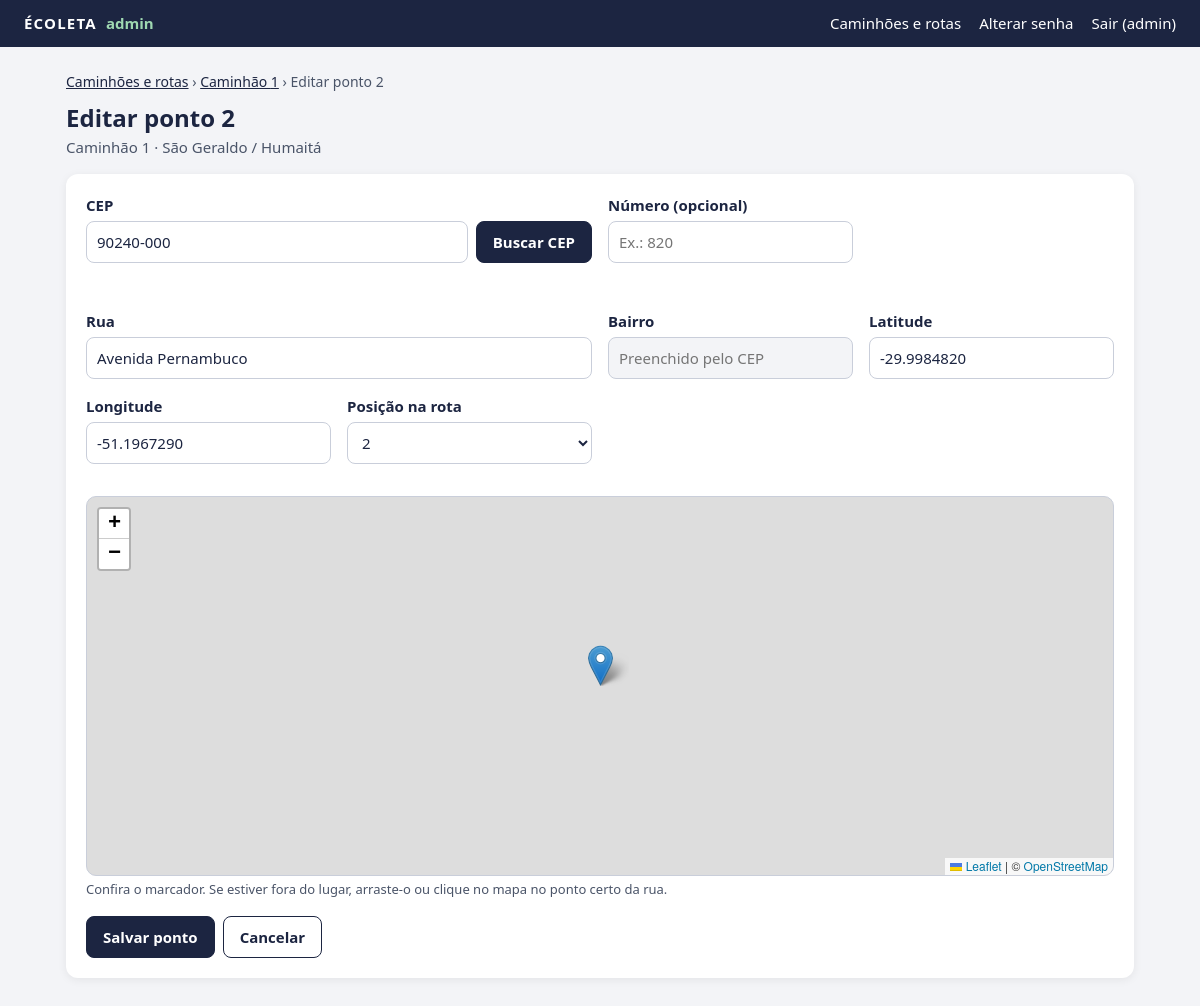
The page /admin/ponto.php?rota=1&id=43 (signed in) on the database its author committed.
### tables this page shows
CREATE TABLE `rota_pontos` (
  `id` int NOT NULL,
  `rota_id` int NOT NULL,
  `ordem` smallint NOT NULL,
  `rua` varchar(200) NOT NULL,
  `numero` varchar(10) DEFAULT NULL,
  `cep` char(8) DEFAULT NULL,
  `latitude` decimal(10,7) DEFAULT NULL,
  `longitude` decimal(10,7) DEFAULT NULL
);

CREATE TABLE `rotas` (
  `id` int NOT NULL,
  `descricao` varchar(150) NOT NULL,
  `tipo` varchar(50) NOT NULL,
  `horario_inicio` time NOT NULL,
  `horario_fim` time NOT NULL,
  `cidade` varchar(120) NOT NULL DEFAULT 'Porto Alegre',
  `uf` char(2) NOT NULL DEFAULT 'RS'
);

### admin/inc/RotasAdmin.php (called while the page is built, shortened)
<?php
class RotasAdmin
{
    private PDO $db;
    public function __construct(PDO $db)
    {
        $this->db = $db;
    }
    public function buscar(int $id): ?array
    {
        $stmt = $this->db->prepare('SELECT * FROM rotas WHERE id = :id');
        $stmt->execute([':id' => $id]);
        $rota = $stmt->fetch(PDO::FETCH_ASSOC);
        $stmt = $this->db->prepare('SELECT bairro FROM rota_bairros WHERE rota_id = :id ORDER BY bairro');
        $stmt->execute([':id' => $id]);
        $rota['bairros'] = $stmt->fetchAll(PDO::FETCH_COLUMN);
        return $rota;
    }
    public function pontos(int $rotaId): array
    {
        $stmt = $this->db->prepare('SELECT * FROM rota_pontos WHERE rota_id = :id ORDER BY ordem');
        $stmt->execute([':id' => $rotaId]);
        return $stmt->fetchAll(PDO::FETCH_ASSOC);
    }
    public function ponto(int $rotaId, int $id): ?array
    {
        $stmt = $this->db->prepare('SELECT * FROM rota_pontos WHERE rota_id = :rota AND id = :id');
        $stmt->execute([':rota' => $rotaId, ':id' => $id]);
        return $stmt->fetch(PDO::FETCH_ASSOC) ?: null;
    }
}

### admin/inc/bootstrap.php (called while the page is built, shortened)
<?php
require_once __DIR__ . '/../../api/classes/Endereco.php';
function db(): PDO
{
    static $pdo = null;
    return $pdo ??= (new Database())->conectar();
}
function h(?string $texto): string
{
    return htmlspecialchars((string) $texto, ENT_QUOTES | ENT_SUBSTITUTE, 'UTF-8');
}

### api/classes/Endereco.php (called while the page is built, shortened)
<?php
class Endereco
{
    public static function somenteDigitos(string $cep): string
    {
        return preg_replace('/\D/', '', $cep);
    }
    public static function formatarCep(string $cep): string
    {
        $digitos = self::somenteDigitos($cep);
        return strlen($digitos) === 8
            ? substr($digitos, 0, 5) . "-" . substr($digitos, 5)
            : $cep;
    }
}

### admin/ponto.php (the view, shortened to what this page needs)
<?php
require_once __DIR__ . '/inc/bootstrap.php';
require_once __DIR__ . '/inc/layout.php';
require_once __DIR__ . '/inc/RotasAdmin.php';
$rotas = new RotasAdmin(db());
$rotaId = (int) ($_GET['rota'] ?? 0);
$rota = $rotas->buscar($rotaId);
$id = isset($_GET['id']) ? (int) $_GET['id'] : null;
$ponto = $id === null ? null : $rotas->ponto($rotaId, $id);
$total = count($rotas->pontos($rotaId));
$form = [
    'cep' => $ponto && $ponto['cep'] ? Endereco::formatarCep($ponto['cep']) : '',
    'rua' => $ponto['rua'] ?? '',
    'numero' => $ponto['numero'] ?? '',
    'latitude' => $ponto['latitude'] ?? '',
    'longitude' => $ponto['longitude'] ?? '',
    'ordem' => $ponto ? (int) $ponto['ordem'] : $total + 1,
];
$titulo = $ponto ? "Editar ponto {$ponto['ordem']}" : 'Adicionar ponto';
$posicoes = $ponto ? $total : $total + 1;
?>
<p class="trilha">
  <a href="caminhoes.php">Caminhões e rotas</a> ›
  <a href="caminhao.php?id=<?= (int) $rotaId ?>">Caminhão <?= (int) $rotaId ?></a> › <?= h($titulo) ?>
</p>
<h1><?= h($titulo) ?> <small>Caminhão <?= (int) $rotaId ?> · <?= h($rota['descricao']) ?></small></h1>
<section class="cartao">
  <form method="post" class="formulario grade" id="form-ponto" data-cidade="<?= h($rota['cidade']) ?>" data-uf="<?= h($rota['uf']) ?>">
    <div class="largura-2 campo-cep">
      <label for="cep">CEP</label>
      <div class="linha-busca">
        <input id="cep" name="cep" inputmode="numeric" maxlength="9" placeholder="00000-000" value="<?= h($form['cep']) ?>" autocomplete="off" autofocus>
        <button type="button" class="botao" id="buscar-cep">Buscar CEP</button>
      </div>
    </div>
    <div>
      <label for="numero">Número (opcional)</label>
      <input id="numero" name="numero" maxlength="10" value="<?= h($form['numero']) ?>" placeholder="Ex.: 820">
    </div>
    <p class="status-busca largura-total" id="status-busca" role="status" aria-live="polite"></p>
    <div class="largura-2">
      <label for="rua">Rua</label>
      <input id="rua" name="rua" maxlength="200" value="<?= h($form['rua']) ?>" required>
    </div>
    <div>
      <label for="bairro">Bairro</label>
      <input id="bairro" readonly tabindex="-1" placeholder="Preenchido pelo CEP">
    </div>
    <div>
      <label for="latitude">Latitude</label>
      <input id="latitude" name="latitude" inputmode="decimal" value="<?= h((string) $form['latitude']) ?>" required>
    </div>
    <div>
      <label for="longitude">Longitude</label>
      <input id="longitude" name="longitude" inputmode="decimal" value="<?= h((string) $form['longitude']) ?>" required>
    </div>
    <div>
      <label for="ordem">Posição na rota</label>
      <select id="ordem" name="ordem">
        <?php for ($posicao = 1; $posicao <= $posicoes; $posicao++): ?>
        <option value="<?= $posicao ?>" <?= $posicao === $form['ordem'] ? 'selected' : '' ?>>
          <?= $posicao ?><?= !$ponto && $posicao === $posicoes ? ' (fim da rota)' : '' ?>
        </option>
        <?php endfor; ?>
      </select>
    </div>
    <div class="largura-total">
      <div id="mapa-ponto" class="mapa" aria-label="Mapa do ponto: clique ou arraste o marcador para ajustar"></div>
      <small>Confira o marcador. Se estiver fora do lugar, arraste-o ou clique no mapa no ponto certo da rua.</small>
    </div>
    <div class="acoes largura-total">
      <button type="submit" class="botao"><?= $ponto ? 'Salvar ponto' : 'Adicionar ponto' ?></button>
      <a class="botao botao-secundario" href="caminhao.php?id=<?= (int) $rotaId ?>#pontos">Cancelar</a>
    </div>
  </form>
</section>

### admin/assets/admin.css (style rules this page uses)
:root { --azul: #1c2541; --verde: #14532d; --vermelho: #8e2020; --amarelo: #7a5a00; --texto: #1c2541; --texto-suave: #4a5468; --borda: #c9ceda; --fundo: #f3f4f7; --branco: #fff; }
* { box-sizing: border-box; }
body { margin: 0; background: var(--fundo); color: var(--texto); font: 15px/1.5 system-ui, -apple-system, "Segoe UI", Roboto, sans-serif; }
a { color: var(--azul); }
h1 { margin: 0 0 16px; font-size: 24px; }
h1 small { display: block; color: var(--texto-suave); font-size: 15px; font-weight: 400; }
.trilha { margin: 0 0 8px; color: var(--texto-suave); font-size: 14px; }
.cartao { margin-bottom: 24px; padding: 20px; border-radius: 12px; background: var(--branco); box-shadow: 0 2px 10px #0001; }
.formulario label { display: block; margin-bottom: 4px; font-weight: 600; }
.formulario input, .formulario select { width: 100%; padding: 9px 10px; border: 1px solid var(--borda); border-radius: 8px; background: var(--branco); color: var(--texto); font: inherit; }
.formulario input[readonly] { background: var(--fundo); color: var(--texto-suave); }
.formulario small { display: block; margin-top: 4px; color: var(--texto-suave); font-size: 13px; }
.grade { display: grid; grid-template-columns: repeat(4, minmax(0, 1fr)); gap: 16px; }
.largura-2 { grid-column: span 2; }
.largura-total { grid-column: 1 / -1; }
.linha-busca { display: flex; gap: 8px; }
.linha-busca input { flex: 1; min-width: 0; }
.acoes { display: flex; flex-wrap: wrap; gap: 8px; }
.botao { display: inline-block; padding: 9px 16px; border: 1px solid var(--azul); border-radius: 8px; background: var(--azul); color: var(--branco); font: inherit; font-weight: 600; text-decoration: none; white-space: nowrap; cursor: pointer; }
.botao-secundario { background: var(--branco); color: var(--azul); }
.status-busca { min-height: 1.5em; margin: -6px 0 0; color: var(--texto-suave); font-size: 14px; }
.mapa { height: 380px; margin-top: 16px; border-radius: 10px; border: 1px solid var(--borda); }

### rows shown on the page
rota_pontos: ordem "Editar ponto 2", rua "Avenida Pernambuco", latitude "-29.9984820", longitude "-51.1967290", ordem "2"
rotas: descricao "São Geraldo / Humaitá"

### other values the page prints
$admin['usuario'] "admin"
$rotaId "1"
